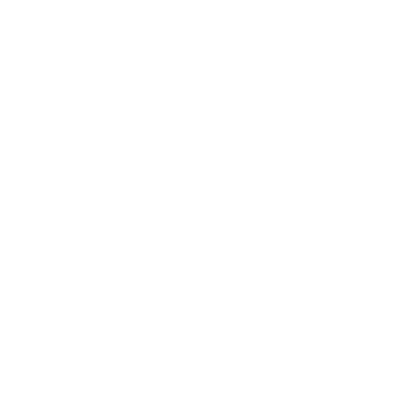
Frame 1 (no input)
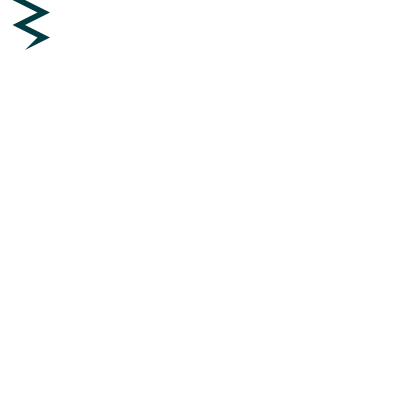
Frame 60 (the mouse pressed at the canvas centre just before this capture)
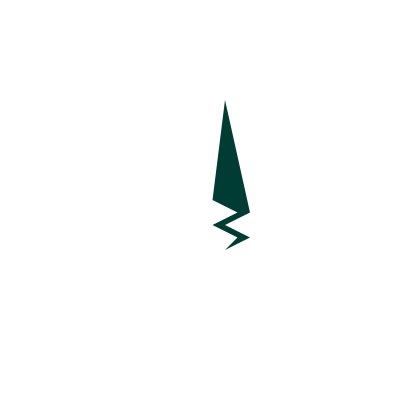
Frame 120 (the mouse held since frame 60 and released just before this capture)

The Processing sketch that drew these frames (run headless with seeded random() and noise(); from frame 60 on, the mouse is pressed at the canvas centre):

// Processing sketch: processing_99757
// ── processing_99757.pde

float x = 0;
float y = 0;
float w = 10;
float h = 10;
 
float[] a = new float[100];
float[] b = new float[100];
float[] c = new float[100];
float[] d = new float[100];
 
float size = 0;
 
int xdirection = 1;
int ydirection = 1;
 
void setup() {
  size(400,400);
  background(255,255,255);
  fill(0,20,255,10);
  noStroke();
}
void draw()
{
    background(255);
  rayo(mouseX,mouseY,size,size);
  if(mouseX >=200 && mouseY >= 200)
  {
    for(int i=0;i < 100;i++) 
    {
         fill(0,255,0);
    }
    size = size+20;
  }
  if(mouseX<=200 && mouseY<=200)
  {
    size = 50;
    fill(0,60,random(75));
  }
  
  if (key==' ')
  {
  stroke(120);
  }
  if (key=='1')
  {
    stroke(70,100,40);
    strokeWeight(2);
  }
  if (key=='2')
  {
    stroke(70,50,100);
    strokeWeight(8);
  }
  
}
void rayo(float x,float y,float w,float h) {
  beginShape(POLYGON);
  vertex(x+w/2,y/2);
  vertex(x+w,y+h/4);
  vertex(x+w/2,y+h/2);
  vertex(x+w,y+3*h/4);
  vertex(x+w/2,y+h);
  vertex(x+3*w/4,y+3*h/4);
  vertex(x+w/4,y+h/2);
  vertex(x+3*w/4,y+h/4);
  vertex(x+w/4,y);
 
  endShape();
}
